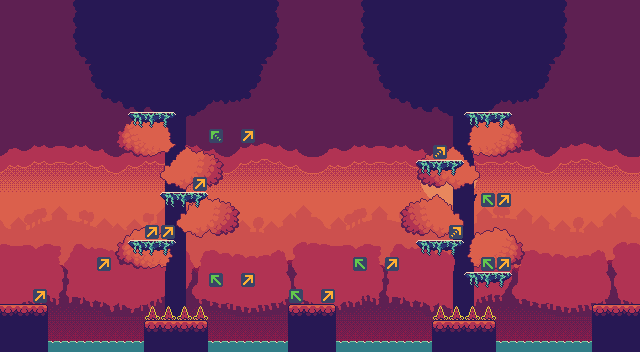

Tiled map render using the project's own tile images. Description and the map definition, with tile-layer contents summarised, below:
An orthogonal 40x22 tile map with 16x16 px tiles, 11 tile layers (sky, town, forest, rays, ...), 11 tilesets and 11 objects (5x cloud, 2x shrine, 2x player-spawn, balloons, bush).

<map version="1.5" tiledversion="1.7.2" orientation="orthogonal" renderorder="right-down" width="40" height="22" tilewidth="16" tileheight="16" infinite="0" nextlayerid="17" nextobjectid="44">
 <editorsettings>
  <export target="level_2x_b.json" format="json" />
 </editorsettings>
 <tileset firstgid="1" name="Control" tilewidth="16" tileheight="16" tilecount="4" columns="4">
  <image source="../sprites/tileset/control.png" width="64" height="16" />
 </tileset>
 <tileset firstgid="5" source="tilesets/level.tsx" />
 <tileset firstgid="665" name="treeline_3" tilewidth="16" tileheight="16" tilecount="200" columns="20">
  <image source="../sprites/parallax/trees_background.png" width="320" height="175" />
 </tileset>
 <tileset firstgid="865" name="treeline_2" tilewidth="16" tileheight="16" tilecount="200" columns="20">
  <image source="../sprites/parallax/trees_midground.png" width="320" height="160" />
 </tileset>
 <tileset firstgid="1065" name="treeline_1" tilewidth="16" tileheight="16" tilecount="200" columns="20">
  <image source="../sprites/parallax/trees_foreground.png" width="320" height="160" />
 </tileset>
 <tileset firstgid="1265" name="clouds_1" tilewidth="16" tileheight="16" tilecount="40" columns="20">
  <image source="../sprites/parallax/clouds_1.png" width="320" height="32" />
 </tileset>
 <tileset firstgid="1305" name="clouds_2" tilewidth="16" tileheight="16" tilecount="60" columns="20">
  <image source="../sprites/parallax/clouds_2.png" width="320" height="48" />
 </tileset>
 <tileset firstgid="1365" name="sun" tilewidth="16" tileheight="16" tilecount="16" columns="4">
  <image source="../sprites/parallax/sun.png" width="64" height="64" />
 </tileset>
 <tileset firstgid="1381" name="rays" tilewidth="16" tileheight="16" tilecount="80" columns="20">
  <image source="../sprites/parallax/sky_gradient.png" width="320" height="64" />
 </tileset>
 <tileset firstgid="1461" name="town" tilewidth="16" tileheight="16" tilecount="140" columns="20">
  <image source="../sprites/parallax/town_background.png" width="320" height="112" />
 </tileset>
 <tileset firstgid="1601" name="forest" tilewidth="16" tileheight="16" tilecount="140" columns="20">
  <image source="../sprites/parallax/forest_background.png" width="320" height="112" />
 </tileset>
 <layer id="7" name="sky" width="40" height="22">
  <data>[880 cells, 880 non-empty, 1 distinct tile ids]</data>
 </layer>
 <layer id="12" name="town" width="40" height="22">
  <data>[880 cells, 280 non-empty, 140 distinct tile ids]</data>
 </layer>
 <layer id="13" name="forest" width="40" height="22">
  <data>[880 cells, 280 non-empty, 140 distinct tile ids]</data>
 </layer>
 <layer id="11" name="rays" width="40" height="22">
  <data>[880 cells, 160 non-empty, 80 distinct tile ids]</data>
 </layer>
 <layer id="8" name="sun" width="40" height="22">
  <data>[880 cells, 16 non-empty, 16 distinct tile ids]</data>
 </layer>
 <layer id="9" name="clouds_2" width="40" height="22">
  <data>[880 cells, 120 non-empty, 60 distinct tile ids]</data>
 </layer>
 <layer id="10" name="clouds_1" width="40" height="22">
  <data>[880 cells, 400 non-empty, 40 distinct tile ids]</data>
 </layer>
 <layer id="4" name="background2" width="40" height="22">
  <data>[880 cells, 249 non-empty, 35 distinct tile ids]</data>
 </layer>
 <layer id="16" name="background1" width="40" height="22">
  <data>[880 cells, 108 non-empty, 28 distinct tile ids]</data>
 </layer>
 <layer id="3" name="jumps" width="40" height="22">
  <data>[880 cells, 19 non-empty, 4 distinct tile ids]</data>
 </layer>
 <objectgroup id="6" name="objects">
  <object id="10" type="shrine" x="128" y="80" width="32" height="32">
   <properties>
    <property name="start" type="bool" value="true" />
   </properties>
  </object>
  <object id="12" name="start" type="player-spawn" x="16" y="304">
   <properties>
    <property name="start" type="bool" value="true" />
   </properties>
   <point />
  </object>
  <object id="13" name="end" type="player-spawn" x="624" y="304">
   <properties>
    <property name="start" type="bool" value="false" />
   </properties>
   <point />
  </object>
  <object id="15" type="cloud" x="64" y="256" width="48" height="32" />
  <object id="18" type="shrine" x="480" y="80" width="32" height="32">
   <properties>
    <property name="start" type="bool" value="false" />
   </properties>
  </object>
  <object id="19" type="balloons" x="592" y="256" width="32" height="48" />
  <object id="36" type="bush" x="288" y="256" width="48" height="48" />
  <object id="39" type="cloud" x="352" y="256" width="48" height="32" />
  <object id="40" type="cloud" x="208" y="272" width="48" height="32" />
  <object id="41" type="cloud" x="208" y="128" width="48" height="32" />
  <object id="42" type="cloud" x="464" y="192" width="48" height="32" />
 </objectgroup>
 <layer id="1" name="level" width="40" height="22">
  <data>[880 cells, 95 non-empty, 9 distinct tile ids]</data>
 </layer>
</map>
